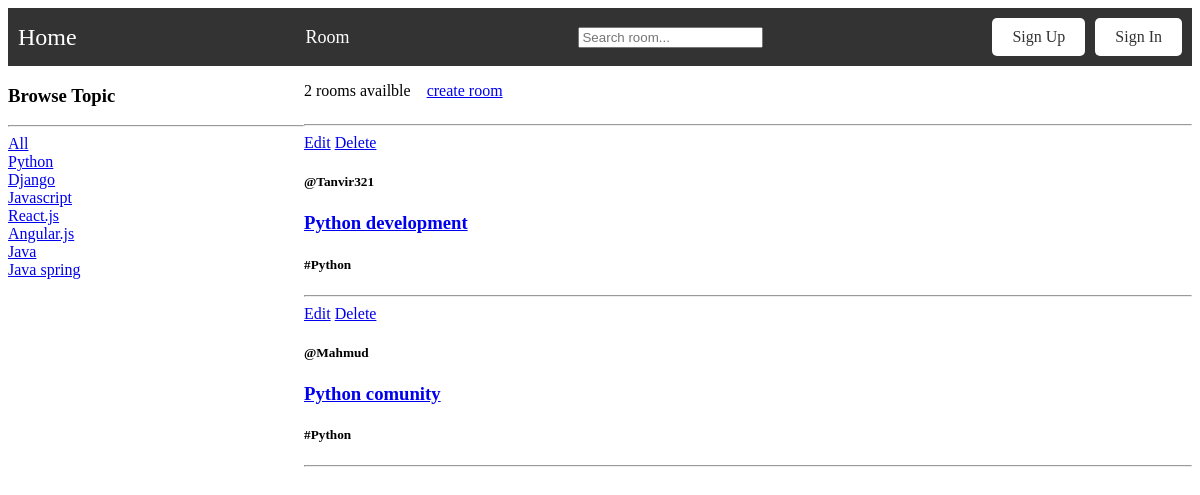
The app's page /room/?q=Python with its own data.
### main/models.py (models this page shows, shortened)
class Topic(models.Model):
    name = models.CharField(max_length=100)
    def __str__(self):
        return self.name

class RoomDatabase(models.Model):
    host = models.ForeignKey(User, on_delete=models.SET_NULL, null=True)
    topic = models.ForeignKey(Topic, on_delete=models.SET_NULL, null=True)
    name = models.CharField(max_length=100)
    description = models.TextField(null=True, blank=True)
    updated = models.DateTimeField(auto_now=True)
    created = models.DateTimeField(auto_now_add=True)
    class Meta:
        ordering = ['-updated', '-created']

### main/views.py (the view)
# urls.py: path('room/', views.room, name='room'),
def room(request):
    q = request.GET.get('q') if request.GET.get('q') != None else ''
    rooms = RoomDatabase.objects.filter(
        Q(topic__name__icontains=q) |
        Q(name__icontains=q) |
        Q(description__icontains=q)
    )
    topics = Topic.objects.all()
    room_count = rooms.count()
    dic = {
        "rooms": rooms,
        "topics": topics,
        "room_count": room_count,
    }
    return render(request, 'home/room.html', context=dic)

### templates/home/room.html (shortened to what this page needs)
{%extends 'home/layout.html'%}
{%block content%}
<div class="home_container">
    <div>
        <h3>Browse Topic</h3>
        <hr>
        <div>
            <a href="{%url 'room'%}">All</a>
        </div>
        {%for topic in topics%}
            <div>
                <a href="{%url 'room'%}?q={{topic.name}}">{{topic.name}}</a>
            </div>
        {%endfor%}
    </div>
    <div>
        <div class="top_portion">
            <p>{{room_count}} rooms availble</p>
            <a href="{%url 'create-room'%}">create room</a>
        </div>
        <hr>
        {%for room in rooms%}
            <a href="{%url 'update-room' room.id%}">Edit</a>
            <a href="{%url 'delete-room' room.id%}">Delete</a>
            <h5>@{{room.host}}</h5>
            <h3><a href="{% url 'room_dynamic_route' room.id %}">{{room.name}}</a></h3>
            <h5>#{{room.topic}}</h5>
            <hr>
        {%endfor%}
    </div>
</div>
{%endblock content%}

### templates/home/room.html (style rules this page uses)
.home_container { display: grid; grid-template-columns: 1fr 3fr; }
.top_portion { display: flex; align-items: center; }
.top_portion p { margin-right: 1rem; }

### records on screen
Topic: name "Python"
Topic: name "Django"
Topic: name "Javascript"
Topic: name "React.js"
Topic: name "Angular.js"
Topic: name "Java"
Topic: name "Java spring"
RoomDatabase: host "Tanvir321", name "Python development", topic "Python"
RoomDatabase: host "Mahmud", name "Python comunity", topic "Python"

### other values on screen
{{ room_count }} "2"
